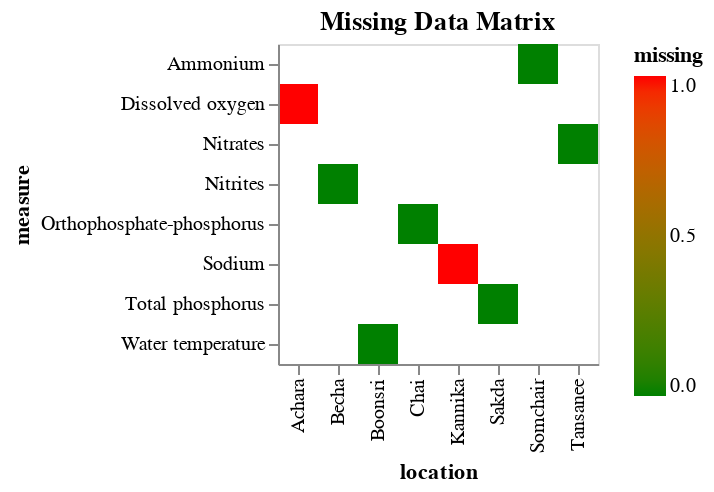

The notebook cell saved with this chart:
### Code cell
#4. Missing data Analysis
import pandas as pd
import altair as alt
data = pd.DataFrame({
    'location': ['Boonsri', 'Achara', 'Somchair', 'Becha', 'Tansanee', 'Chai', 'Sakda', 'Kannika'],
    'sample_date': pd.to_datetime(['1998-01-11'] * 8),
    'measure': [
        'Water temperature', 'Dissolved oxygen', 'Ammonium',
        'Nitrites', 'Nitrates', 'Orthophosphate-phosphorus',
        'Total phosphorus', 'Sodium'
    ],
    'value': [2, None, 0.33, 0.01, 1.47, 0.06, 0.09, None]
})

data['missing'] = data['value'].isna()

missing_chart = alt.Chart(data).mark_rect().encode(
    x='location:N',
    y='measure:N',
    color=alt.Color('missing:Q', scale=alt.Scale(domain=[0, 1], range=['green', 'red'])),
    tooltip=['location:N', 'measure:N', 'missing']
).properties(
    title='Missing Data Matrix'
)

missing_chart

### Figure 1 — Vega-Lite specification as saved in the notebook (floating-point values rounded to 4 significant figures)
{"config": {"view": {"continuousWidth": 300, "continuousHeight": 300}}, "data": {"name": "data-d35c3e6c6dae5559d6aeaefae8dcc76e"}, "mark": {"type": "rect"}, "encoding": {"color": {"field": "missing", "scale": {"domain": [0, 1], "range": ["green", "red"]}, "type": "quantitative"}, "tooltip": [{"field": "location", "type": "nominal"}, {"field": "measure", "type": "nominal"}, {"field": "missing", "type": "nominal"}], "x": {"field": "location", "type": "nominal"}, "y": {"field": "measure", "type": "nominal"}}, "title": "Missing Data Matrix", "$schema": "https://vega.github.io/schema/vega-lite/v5.20.1.json", "datasets": {"data-d35c3e6c6dae5559d6aeaefae8dcc76e": [{"location": "Boonsri", "sample_date": "1998-01-11T00:00:00", "measure": "Water temperature", "value": 2.0, "missing": false}, {"location": "Achara", "sample_date": "1998-01-11T00:00:00", "measure": "Dissolved oxygen", "value": null, "missing": true}, {"location": "Somchair", "sample_date": "1998-01-11T00:00:00", "measure": "Ammonium", "value": 0.33, "missing": false}, {"location": "Becha", "sample_date": "1998-01-11T00:00:00", "measure": "Nitrites", "value": 0.01, "missing": false}, {"location": "Tansanee", "sample_date": "1998-01-11T00:00:00", "measure": "Nitrates", "value": 1.47, "missing": false}, {"location": "Chai", "sample_date": "1998-01-11T00:00:00", "measure": "Orthophosphate-phosphorus", "value": 0.06, "missing": false}, {"location": "Sakda", "sample_date": "1998-01-11T00:00:00", "measure": "Total phosphorus", "value": 0.09, "missing": false}, {"location": "Kannika", "sample_date": "1998-01-11T00:00:00", "measure": "Sodium", "value": null, "missing": true}]}}
